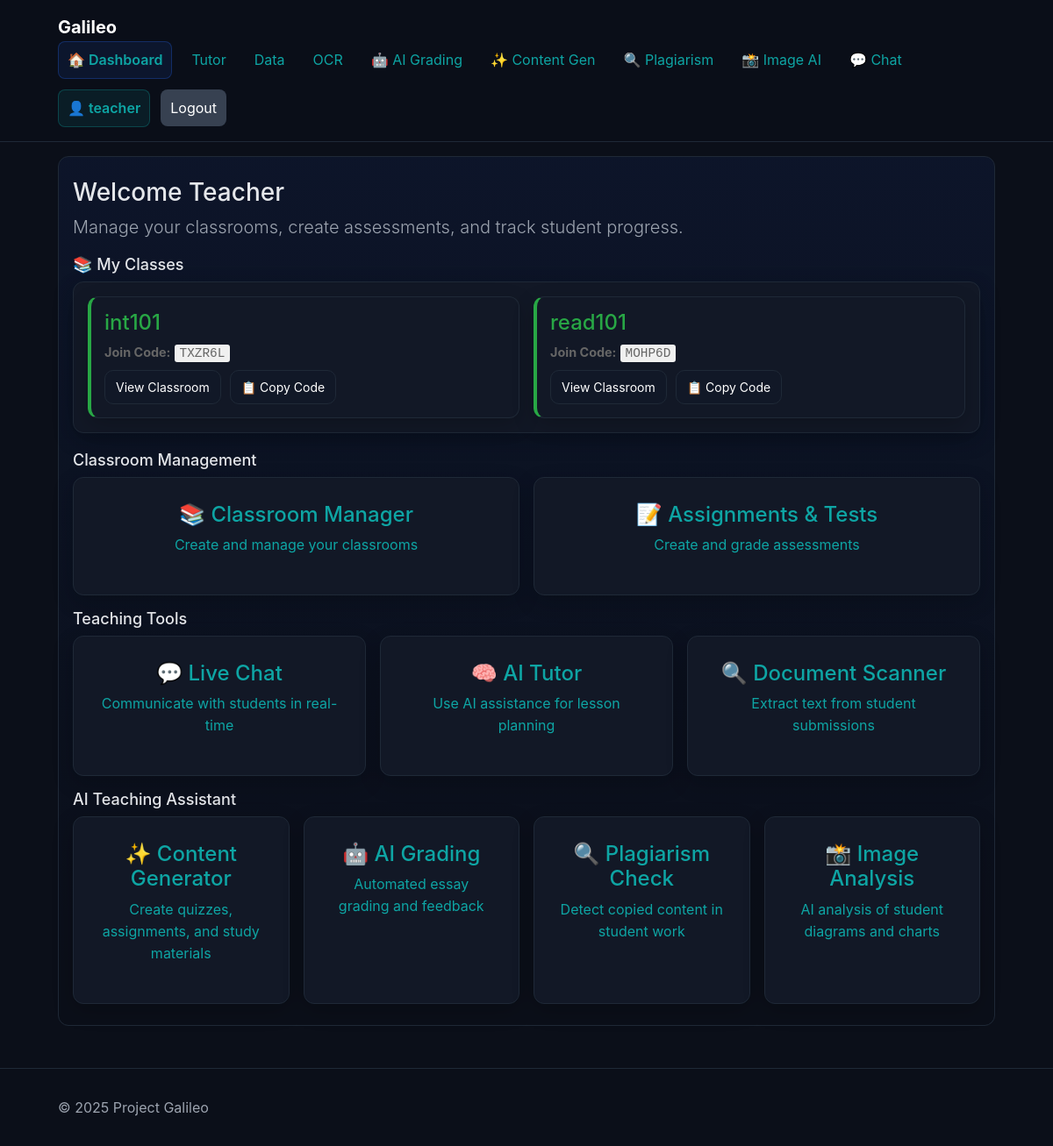
/ (signed in), run on the app's committed database.
### tables this page shows
CREATE TABLE users (
  id INTEGER PRIMARY KEY AUTOINCREMENT,
  email TEXT NOT NULL UNIQUE,
  password_hash TEXT NOT NULL,
  role TEXT NOT NULL CHECK (role IN ('student','teacher','admin')),
  full_name TEXT NOT NULL DEFAULT '',
  created_at TIMESTAMP NOT NULL DEFAULT CURRENT_TIMESTAMP
);

CREATE TABLE classrooms (
  id INTEGER PRIMARY KEY AUTOINCREMENT,
  name TEXT NOT NULL,
  join_code TEXT NOT NULL UNIQUE,
  created_by INTEGER NOT NULL,
  created_at TIMESTAMP NOT NULL DEFAULT CURRENT_TIMESTAMP,
  FOREIGN KEY (created_by) REFERENCES users(id) ON DELETE CASCADE
);

### app/routes/main.py (the view)
@main_bp.route("/")
@login_required
def home():
    role = current_user.role
    classrooms = []
    if role == "teacher":
        classrooms = list_classrooms_for_teacher(current_user.id)
        return render_template("dashboard_teacher.html", classrooms=classrooms)
    elif role == "admin":
        return render_template("dashboard_admin.html")
    else:  # student
        classrooms = list_enrolled(current_user.id)
        return render_template("dashboard_student.html", classrooms=classrooms)

### app/auth.py (called while the page is built)
def user_loader(user_id):
    db = get_db()
    row = db.execute("SELECT id, email, role, full_name FROM users WHERE id=?", (user_id,)).fetchone()
    if row:
        return User(row["id"], row["email"], row["role"], row["full_name"])
    return None

### app/db.py (called while the page is built)
def get_db():
    conn = getattr(g, "_db_conn", None)
    if conn is None:
        if current_app.config.get("DATABASE_URL") and not current_app.config.get("SQLITE_FALLBACK"):
            conn = get_mysql_connection()
        else:
            conn = get_sqlite_connection()
        g._db_conn = conn
    return conn

def get_sqlite_connection():
    path = current_app.config["SQLITE_PATH"]
    conn = sqlite3.connect(path, detect_types=sqlite3.PARSE_DECLTYPES)
    conn.row_factory = sqlite3.Row
    _ensure_schema(conn)
    return conn

def _ensure_schema(conn):
    if hasattr(conn, 'executescript'):  # SQLite
        conn.executescript(open("db/schema.sql", "r", encoding="utf-8").read())
        conn.commit()

### app/services/classrooms_service.py (called while the page is built)
def list_classrooms_for_teacher(teacher_id:int):
    db = get_db()
    rows = db.execute("""
        SELECT id, name, join_code FROM classrooms
        WHERE created_by=?
        ORDER BY name
    """, (teacher_id,)).fetchall()
    return [dict(r) for r in rows]

### app/templates/dashboard_teacher.html (shortened to what this page needs)
{% extends "base.html" %}
{% block content %}
<section class="hero slide-up">
  <h1 class="h1">Welcome Teacher</h1>
  <p class="lead text-pretty">Manage your classrooms, create assessments, and track student progress.</p>
  <h3 class="h3 mt-3">📚 My Classes</h3>
  <div class="card" style="margin-bottom: 20px;">
    {% if classrooms %}
      <div class="grid-2 gap-3">
        {% for classroom in classrooms %}
        <div class="card" style="padding: 15px; border-left: 4px solid #28a745;">
          <h4 style="margin: 0 0 8px 0; color: #28a745;">{{ classroom.name }}</h4>
          <p style="margin: 0 0 8px 0; color: #666; font-size: 0.9em;">
            <strong>Join Code:</strong>
            <span style="font-family: monospace; background: #f0f0f0; padding: 2px 6px; border-radius: 3px;">{{ classroom.join_code }}</span>
          </p>
          <div style="display: flex; gap: 10px;">
            <a href="/classrooms/{{ classroom.id }}" class="btn btn-sm btn-outline-primary">View Classroom</a>
            <button class="btn btn-sm btn-outline-secondary" onclick="copyToClipboard('{{ classroom.join_code }}')">
              📋 Copy Code
            </button>
          </div>
        </div>
        {% endfor %}
      </div>
    {% else %}
      <div style="text-align: center; padding: 30px; color: #666;">
        <i class="fas fa-chalkboard-teacher" style="font-size: 3em; margin-bottom: 15px; opacity: 0.3;"></i>
        <p>You haven't created any classrooms yet.</p>
        <a href="/classrooms/" class="btn btn-primary">Create Your First Classroom</a>
      </div>
    {% endif %}
  </div>
  <h3 class="h3 mt-3">Classroom Management</h3>
  <div class="grid-2 gap-3">
    <a class="card link" href="/classrooms/">
      <h4>📚 Classroom Manager</h4>
      <p>Create and manage your classrooms</p>
    </a>
    <a class="card link" href="/assessments/">
      <h4>📝 Assignments & Tests</h4>
      <p>Create and grade assessments</p>
    </a>
  </div>
  <h3 class="h3 mt-3">Teaching Tools</h3>
  <div class="grid-3 gap-3">
    <a class="card link" href="/notifications/live-chat">
      <h4>💬 Live Chat</h4>
      <p>Communicate with students in real-time</p>
    </a>
    <a class="card link" href="/tutor/">
      <h4>🧠 AI Tutor</h4>
      <p>Use AI assistance for lesson planning</p>
    </a>
    <a class="card link" href="/ocr/">
      <h4>🔍 Document Scanner</h4>
      <p>Extract text from student submissions</p>
    </a>
  </div>
  <h3 class="h3 mt-3">AI Teaching Assistant</h3>
  <div class="grid-4 gap-3">
    <a class="card link" href="/content/">
      <h4>✨ Content Generator</h4>
      <p>Create quizzes, assignments, and study materials</p>
    </a>
    <a class="card link" href="/grading/">
      <h4>🤖 AI Grading</h4>
      <p>Automated essay grading and feedback</p>
    </a>
    <a class="card link" href="/plagiarism/">
      <h4>🔍 Plagiarism Check</h4>
      <p>Detect copied content in student work</p>
    </a>
    <a class="card link" href="/image-analysis/">
      <h4>📸 Image Analysis</h4>
      <p>AI analysis of student diagrams and charts</p>
    </a>
  </div>
</section>
{% endblock %}

### app/templates/base.html (shortened to what this page needs)
<!doctype html>
<html lang="en">
<head>
  <link href="https://cdn.jsdelivr.net/npm/bootstrap@5.1.3/dist/css/bootstrap.min.css" rel="stylesheet">
  <link rel="stylesheet" href="{{ url_for('static', filename='css/styles.css') }}">
</head>
<body>
  <header class="site-header">
    <div class="container">
      <a class="brand" href="/">Galileo</a>
      <nav class="nav">
        <a href="/" class="nav-dashboard">🏠 Dashboard</a>
        <a href="/tutor/">Tutor</a>
        <a href="/data/">Data</a>
        <a href="/ocr/">OCR</a>
        {% if current_user.is_authenticated and current_user.role in ['teacher', 'admin'] %}
        <a href="/grading/">🤖 AI Grading</a>
        <a href="/content/">✨ Content Gen</a>
        <a href="/plagiarism/">🔍 Plagiarism</a>
        <a href="/image-analysis/">📸 Image AI</a>
        {% endif %}
        <a href="/notifications/live-chat">💬 Chat</a>
        {% if current_user.is_authenticated %}
        <span class="user-info">👤 {{ current_user.email.split('@')[0] }}</span>
        <a href="/auth/logout" class="btn btn-secondary">Logout</a>
        {% else %}
        <a href="/auth/login" class="btn btn-primary">Login</a>
        {% endif %}
      </nav>
    </div>
  </header>
  <main class="container fade-in">
    {% block content %}{% endblock %}
  </main>
  <footer class="site-footer">
    <div class="container">© {{ 2025 }} Project Galileo</div>
  </footer>
</body>
</html>

### app/static/css/styles.css (style rules this page uses)
:root { --primary: #2563eb; --accent: #0ea5a4; --bg: #0b0f19; --panel: #121826; --text: #e5e7eb; --muted: #9ca3af; --radius: 12px; }
* { box-sizing: border-box; }
body { margin: 0; font-family: Inter, system-ui, Segoe UI, Roboto, Arial, sans-serif; background: var(--bg); color: var(--text); line-height: 1.55; }
a { color: var(--accent); text-decoration: none; }
.container { max-width: 1100px; margin: 0 auto; padding: 16px; }
.site-header { position: sticky; top: 0; background: rgba(11, 15, 25, 0.7); backdrop-filter: blur(10px); border-bottom: 1px solid #1f2937; }
.brand { font-weight: 700; font-size: 20px; color: #fff; margin-right: 16px; }
.nav { display: flex; gap: 12px; align-items: center; }
.nav a { padding: 8px 10px; border-radius: 8px; transition: background .2s; }
.nav-dashboard { background: rgba(37, 99, 235, 0.1) !important; border: 1px solid rgba(37, 99, 235, 0.3) !important; font-weight: 600 !important; }
.user-info { color: var(--accent); font-weight: 600; padding: 8px 10px; background: rgba(14, 165, 164, 0.1); border-radius: 8px; border: 1px solid rgba(14, 165, 164, 0.3); }
.site-footer { border-top: 1px solid #1f2937; margin-top: 32px; padding: 16px; color: var(--muted); }
.h1 { font-size: 28px; margin: 0 0 8px; }
.h3 { font-size: 18px; margin: 0 0 8px; }
.lead { color: var(--muted); }
.mt-3 { margin-top: 12px; }
.grid-2 { display: grid; grid-template-columns: 1fr; gap: 16px; }
.grid-3 { display: grid; grid-template-columns: 1fr; gap: 16px; }
.grid-4 { display: grid; grid-template-columns: 1fr; gap: 16px; }
.gap-3 { gap: 16px; }
@media (min-width: 800px) { .grid-2 { grid-template-columns: 1fr 1fr; } }
@media (min-width: 800px) { .grid-3 { grid-template-columns: repeat(3, 1fr); } }
@media (min-width: 800px) { .grid-4 { grid-template-columns: repeat(4, 1fr); } }
.card { background: var(--panel); border: 1px solid #1f2937; border-radius: var(--radius); padding: 16px; box-shadow: 0 8px 24px rgba(0, 0, 0, 0.2); transition: transform .25s ease, box-shadow .25s ease; }
.card.link { display: block; text-align: center; padding: 28px; }
.hero { padding: 24px 16px; background: linear-gradient(180deg, rgba(37, 99, 235, 0.08), transparent); border-radius: var(--radius); border: 1px solid #1f2937; }
.btn { border: 1px solid #1f2937; background: #111827; color: #fff; border-radius: 10px; padding: 8px 12px; cursor: pointer; transition: all .2s; }
.btn-secondary { background: #374151; border-color: transparent; }
.fade-in { animation: fade .4s ease-in both; }
.slide-up { animation: slideUp .4s .05s ease-out both; }

### data on the page
users: email "teacher"
classrooms: name "int101", join_code "TXZR6L"
classrooms: name "read101", join_code "MOHP6D"

### other printed values
{{ 2025 }} "2025"
